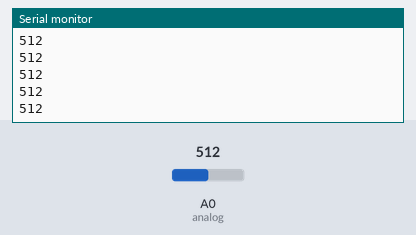
Simulated run of this sketch. Board: Arduino Uno, built with avr-gcc and run on an emulated ATmega328P. Parts: the last lines printed to the serial monitor. The inputs (shaded band) are chosen by the test bench; at power-on: A0 (analog) = 512.

Above: at 1.2 s.
1.3 s: A0 (analog) set to 716
At 2.1 s:
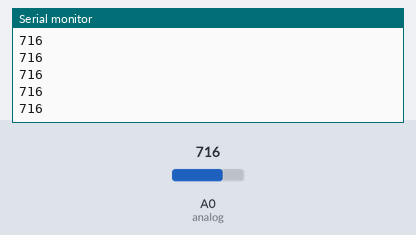
2.8 s: A0 (analog) set to 900
At 3.4 s:
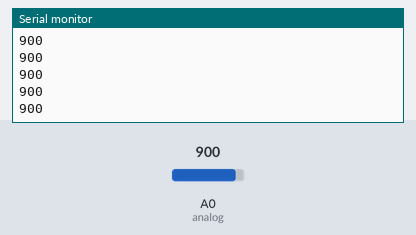
Timing chart, 0 to 5.8 s (numbered marks = the images above; inputs shaded):
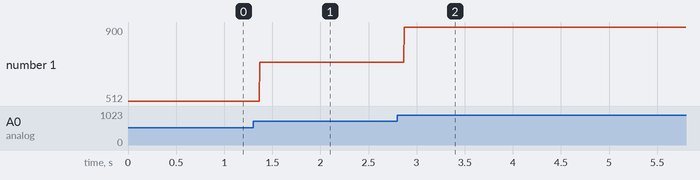

The sketch:

maxvaluetesting.ino
```cpp
int analog=0;
int maxvalue=0,b;

void setup() {
  Serial.begin(9600);

}

void loop() {
  b=analogRead(analog);
  Serial.println(b);
 /* if(b>maxvalue)
    {
      maxvalue=b;
      Serial.print("Max value changed:");
      Serial.println(maxvalue);
    }*/

}
```

Measured:
- after the input at 1.3 s, the serial monitor: prints a new line after 0.07 s (image 1)
- after the input at 2.8 s, the serial monitor: prints a new line after 0.07 s (image 2)
- plotted number 1: 512 → 716 after the input at 1.3 s, 716 → 900 after the input at 2.8 s
